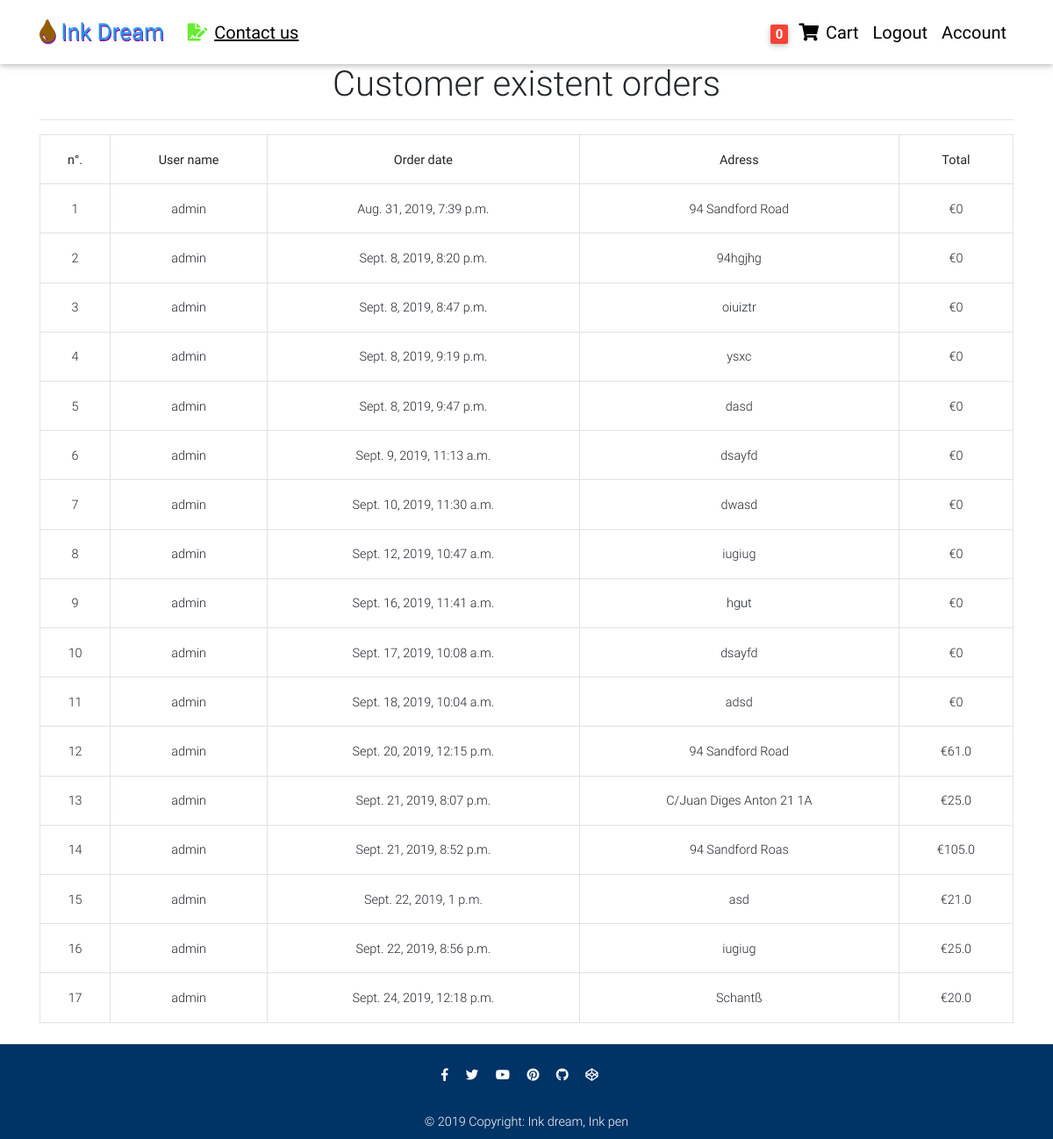
The app's page /account/profile/ (signed in), older data.
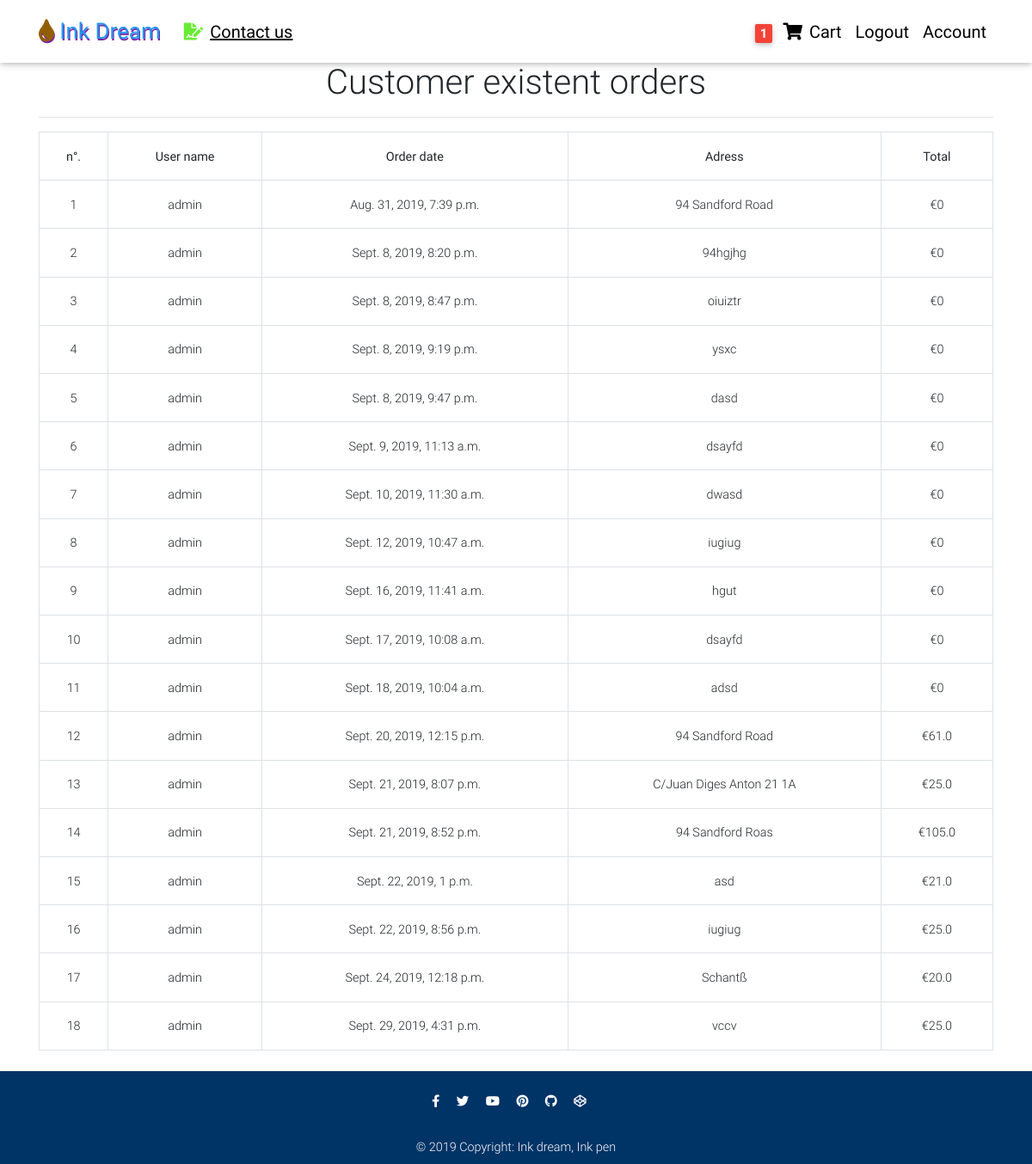
The same page, newer data.
### book/models.py (models this page shows, shortened)
class Order(models.Model):
    user = models.ForeignKey(settings.AUTH_USER_MODEL,
                             on_delete=models.CASCADE)
    items = models.ManyToManyField(OrderItem)
    start_date = models.DateTimeField(auto_now_add=True)
    ordered_date = models.DateTimeField()
    ordered = models.BooleanField(default=False)
    billing_address = models.ForeignKey(
        'SaveCustomerAddress', on_delete=models.SET_NULL, blank=True, null=True)
    payment = models.ForeignKey(
        'Payment', on_delete=models.SET_NULL, blank=True, null=True)
    def get_total(self):
        total = 0
        for order_item in self.items.all():
            total += order_item.get_final_price()
        return total

class SaveCustomerAddress(models.Model):
    user = models.ForeignKey(settings.AUTH_USER_MODEL,
                             on_delete=models.CASCADE)
    street_address = models.CharField(max_length=100)
    house_address = models.CharField(max_length=100)
    country = CountryField(multiple=False)
    zip = models.CharField(max_length=100)

class OrderItem(models.Model):
    user = models.ForeignKey(settings.AUTH_USER_MODEL,
                             on_delete=models.CASCADE)
    ordered = models.BooleanField(default=False)
    item = models.ForeignKey(Book, on_delete=models.CASCADE)
    quantity = models.IntegerField(default=1)
    def get_total_item_price(self):
        return self.quantity * self.item.price
    def get_total_discount_item_price(self):
        return self.quantity * self.item.discount_price
    def get_final_price(self):
        if self.item.discount_price:
            return self.get_total_discount_item_price()
        return self.get_total_item_price()

class Book(models.Model):
    title = models.CharField(max_length=100)
    work_author = models.CharField(max_length=100)
    cover = models.ImageField()
    discount_price = models.FloatField(blank=True, null=True)
    price = models.FloatField()
    category = models.CharField(choices=GENGRE_ELECTION, max_length=2)
    sticker = models.CharField(choices=STICKER_CHOICES, max_length=2, blank=True, null=True)
    slug= models.SlugField()
    publish_date = models.DateTimeField()
    description = models.TextField()
    bestseller = models.BooleanField(default=False)
    notbestseller = models.BooleanField(default=False)
    longbook = models.BooleanField(default=False)
    shortbook = models.BooleanField(default=False)
    worldwide_appreciated = models.BooleanField(default=False)
    underground_appreciation = models.BooleanField(default=False)

### profiles/views.py (the view)
# urls.py: path('account/profile/', profile_view, name='profile'),
def profile_view(request):
  orders = Order.objects.filter(user=request.user, ordered=True)
  context = {
    'orders': orders
  }
  return render(request, "profile.html", context )

### book/templatetags/trolley_template_tags.py (called while the page is built)
@register.filter
def tolley_item_count(user):
    if user.is_authenticated:
        qs = Order.objects.filter(user=user, ordered=False)
        if qs.exists():
            return qs[0].items.count()
    return 0

### templates/profile.html
{% extends "base.html" %}
{% block content %}
<main>
<div class="container main_content">
<h1 class="text-center">Customer existent orders </h1>
<hr />
  <table class=" table table-hover table-bordered text-center mb-4"">
      <tr class="text-center">
          <th>n°.</th>
          <th>User name</th>
          <th>Order date</th>
          <th>Adress</th>
          <th>Total</th>
      </tr>
      {% for order in orders %}
      <tr>
          <td>{{ forloop.counter }}</td>
          <td>{{ order.user }}</td>
          <td>{{ order.ordered_date }}</td>
          <td>{{ order.billing_address.street_address}}</td>
          <td>€{{ order.get_total }}</td>
      </tr>
      {% empty %}
      <tr>
      <td colspan="4">
          You haven´t yet purchased something from us...
      </td>
      </tr>
      {% endfor %}
  </table>
</div>
</main>
{% endblock content %}

### templates/navbar.html (shortened to what this page needs)
{% load trolley_template_tags %}
<nav class="navbar fixed-top navbar-expand-lg navbar-light white scrolling-navbar">
    <div class="container">
      <a class="navbar-brand waves-effect" href="/">
        <strong class="blue-text"><i class="fas fa-tint"></i> Ink Dream </strong>
      </a>
      <div class="collapse navbar-collapse" id="navbarSupportedContent">
        <ul class="navbar-nav mr-auto">
          <li class="nav-item navbar_text">
      <a class="nav-link waves-effect" href='/contact/ContactFormView/' target="_blank"><i class="fas fa-file-signature"></i> <u>Contact us</u></a>
          </li>
        </ul>
        <ul class="navbar-nav nav-flex-icons">
          {% if request.user.is_authenticated %}
          <li class="nav-item navbar_text">
            <a href="{% url 'book:order_final_view' %}" class="nav-link waves-effect">
              <span class="badge red z-depth-1 mr-1"> {{request.user|tolley_item_count }}  </span>
              <i class="fas fa-shopping-cart"></i>
              <span class="clearfix d-none d-sm-inline-block"> Cart </span>
            </a>
          </li>
          <li class="nav-item navbar_text">
            <a class="nav-link waves-effect" href="{% url 'account_logout' %}">
              <span class="clearfix d-none d-sm-inline-block"> Logout </span>
            </a>
          </li>
          <li class="nav-item navbar_text">
            <a class="nav-link" href="{% url 'profile' %}">Account</a>
          </li>
          {% endif %}
        </ul>
      </div>
    </div>
  </nav>

Row changes from the older to the newer data that the page shows:
added Order: user "admin", ordered_date "Sept. 29, 2019, 4:31 p.m.", billing_address.street_address "vccv", get_total "25.0"
Text that changed along with them:
{{ request.user|tolley_item_count }}: "0" → "1"
